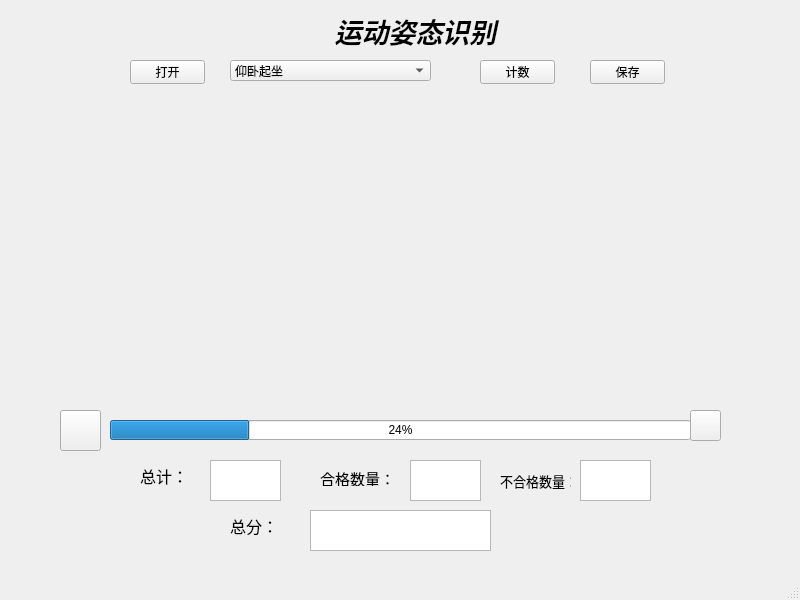
<?xml version="1.0" encoding="UTF-8"?>
<ui version="4.0">
 <class>title</class>
 <widget class="QMainWindow" name="title">
  <property name="geometry">
   <rect>
    <x>0</x>
    <y>0</y>
    <width>800</width>
    <height>600</height>
   </rect>
  </property>
  <property name="windowTitle">
   <string>MainWindow</string>
  </property>
  <widget class="QWidget" name="centralwidget">
   <widget class="QPushButton" name="open">
    <property name="geometry">
     <rect>
      <x>130</x>
      <y>60</y>
      <width>75</width>
      <height>24</height>
     </rect>
    </property>
    <property name="text">
     <string>打开</string>
    </property>
   </widget>
   <widget class="QComboBox" name="yundongxuanze">
    <property name="geometry">
     <rect>
      <x>230</x>
      <y>60</y>
      <width>201</width>
      <height>21</height>
     </rect>
    </property>
    <item>
     <property name="text">
      <string>仰卧起坐</string>
     </property>
    </item>
    <item>
     <property name="text">
      <string>引体向上</string>
     </property>
    </item>
   </widget>
   <widget class="QPushButton" name="jishu_2">
    <property name="geometry">
     <rect>
      <x>480</x>
      <y>60</y>
      <width>75</width>
      <height>24</height>
     </rect>
    </property>
    <property name="text">
     <string>计数</string>
    </property>
   </widget>
   <widget class="QTextEdit" name="jishu">
    <property name="geometry">
     <rect>
      <x>210</x>
      <y>460</y>
      <width>71</width>
      <height>41</height>
     </rect>
    </property>
   </widget>
   <widget class="QLabel" name="zongji">
    <property name="geometry">
     <rect>
      <x>140</x>
      <y>460</y>
      <width>61</width>
      <height>31</height>
     </rect>
    </property>
    <property name="font">
     <font>
      <pointsize>12</pointsize>
     </font>
    </property>
    <property name="text">
     <string>总计：</string>
    </property>
   </widget>
   <widget class="QProgressBar" name="jiazaishipin">
    <property name="geometry">
     <rect>
      <x>110</x>
      <y>420</y>
      <width>581</width>
      <height>20</height>
     </rect>
    </property>
    <property name="value">
     <number>24</number>
    </property>
   </widget>
   <widget class="QLabel" name="hege_num">
    <property name="geometry">
     <rect>
      <x>320</x>
      <y>470</y>
      <width>71</width>
      <height>16</height>
     </rect>
    </property>
    <property name="font">
     <font>
      <pointsize>11</pointsize>
     </font>
    </property>
    <property name="text">
     <string>合格数量：</string>
    </property>
   </widget>
   <widget class="QTextEdit" name="hegeshu">
    <property name="geometry">
     <rect>
      <x>410</x>
      <y>460</y>
      <width>71</width>
      <height>41</height>
     </rect>
    </property>
   </widget>
   <widget class="QLabel" name="buhege_num">
    <property name="geometry">
     <rect>
      <x>500</x>
      <y>470</y>
      <width>71</width>
      <height>21</height>
     </rect>
    </property>
    <property name="font">
     <font>
      <pointsize>10</pointsize>
     </font>
    </property>
    <property name="text">
     <string>不合格数量：</string>
    </property>
   </widget>
   <widget class="QTextEdit" name="buhegeshu">
    <property name="geometry">
     <rect>
      <x>580</x>
      <y>460</y>
      <width>71</width>
      <height>41</height>
     </rect>
    </property>
   </widget>
   <widget class="QTextEdit" name="zongfen_2">
    <property name="geometry">
     <rect>
      <x>310</x>
      <y>510</y>
      <width>181</width>
      <height>41</height>
     </rect>
    </property>
   </widget>
   <widget class="QLabel" name="zongfennum">
    <property name="geometry">
     <rect>
      <x>230</x>
      <y>510</y>
      <width>61</width>
      <height>31</height>
     </rect>
    </property>
    <property name="font">
     <font>
      <pointsize>12</pointsize>
     </font>
    </property>
    <property name="text">
     <string>总分：</string>
    </property>
   </widget>
   <widget class="QPushButton" name="baocun">
    <property name="geometry">
     <rect>
      <x>590</x>
      <y>60</y>
      <width>75</width>
      <height>24</height>
     </rect>
    </property>
    <property name="text">
     <string>保存</string>
    </property>
   </widget>
   <widget class="QLabel" name="label">
    <property name="geometry">
     <rect>
      <x>-60</x>
      <y>10</y>
      <width>951</width>
      <height>41</height>
     </rect>
    </property>
    <property name="font">
     <font>
      <family>Times New Roman</family>
      <pointsize>20</pointsize>
      <italic>true</italic>
      <bold>true</bold>
     </font>
    </property>
    <property name="text">
     <string>运动姿态识别</string>
    </property>
    <property name="alignment">
     <set>Qt::AlignmentFlag::AlignCenter</set>
    </property>
   </widget>
   <widget class="QLabel" name="shipinzhanshi">
    <property name="geometry">
     <rect>
      <x>100</x>
      <y>110</y>
      <width>591</width>
      <height>301</height>
     </rect>
    </property>
    <property name="text">
     <string/>
    </property>
   </widget>
   <widget class="QPushButton" name="button_start">
    <property name="geometry">
     <rect>
      <x>60</x>
      <y>410</y>
      <width>41</width>
      <height>41</height>
     </rect>
    </property>
    <property name="font">
     <font>
      <family>楷体</family>
      <pointsize>12</pointsize>
      <fontweight>Medium</fontweight>
     </font>
    </property>
    <property name="styleSheet">
     <string notr="true">border-image: url(:/background/icons/begin.png);</string>
    </property>
    <property name="text">
     <string/>
    </property>
   </widget>
   <widget class="QPushButton" name="button_stop">
    <property name="geometry">
     <rect>
      <x>690</x>
      <y>410</y>
      <width>31</width>
      <height>31</height>
     </rect>
    </property>
    <property name="styleSheet">
     <string notr="true">border-image: url(:/background/icons/stop.png);</string>
    </property>
    <property name="text">
     <string/>
    </property>
   </widget>
  </widget>
  <widget class="QStatusBar" name="statusbar"/>
 </widget>
 <resources>
  <include location="image.qrc"/>
 </resources>
 <connections/>
</ui>
